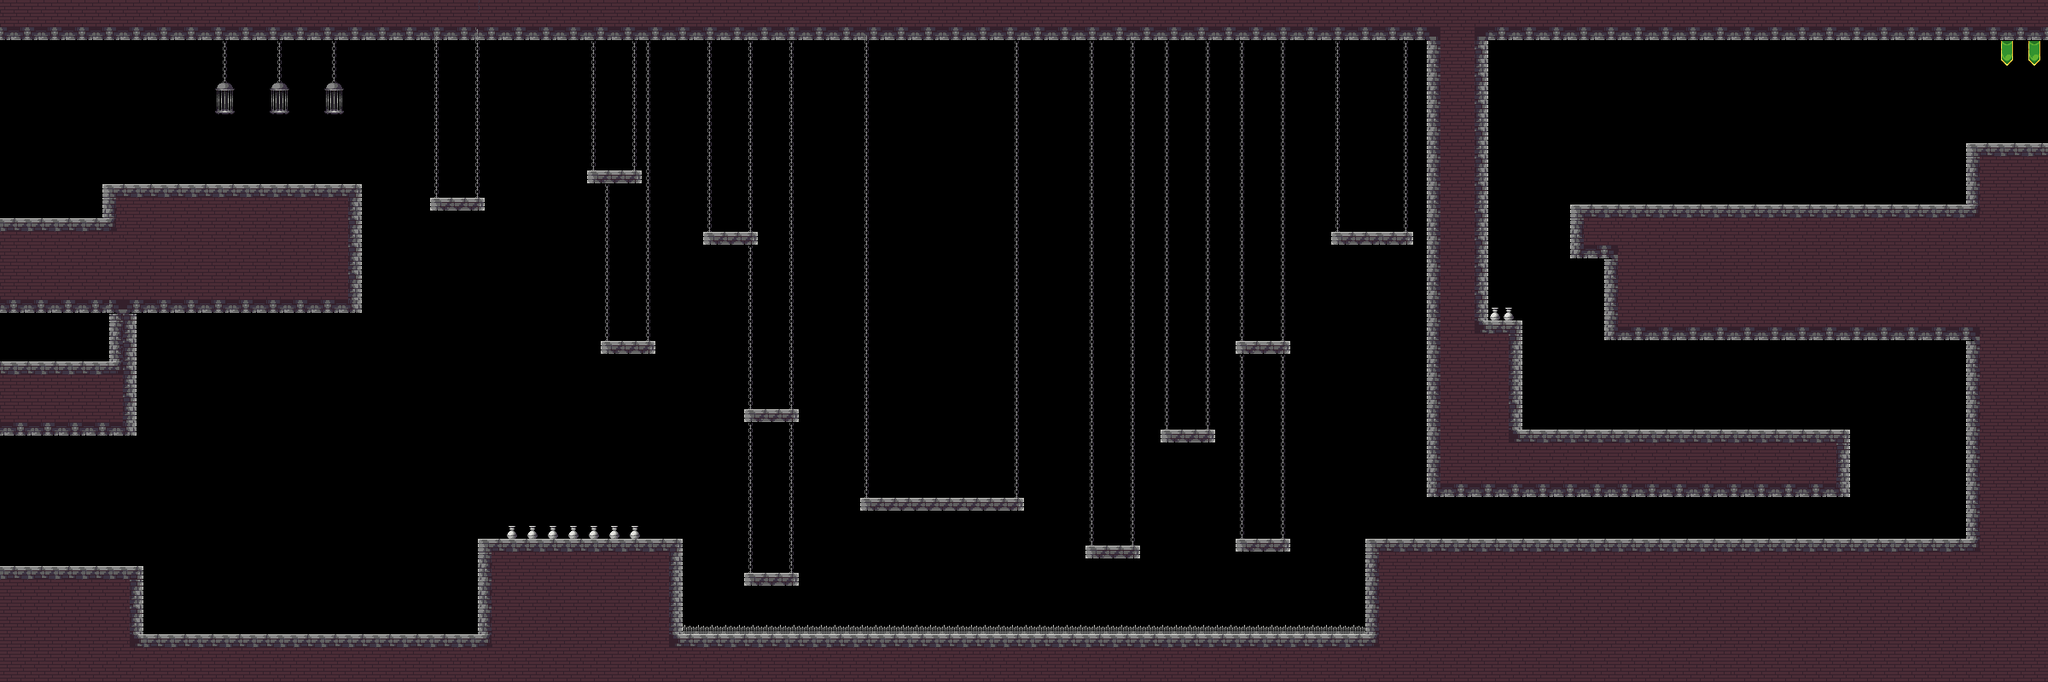

Below is a game level as drawn by its tile map, then a one-line description and the .tmx that defines it (tile-layer data replaced by summaries):
An orthogonal 300x100 tile map with 8x8 px tiles, 2 tile layers (Capa de patrones 1, Capa de patrones 2), 2 tilesets and 54 objects (2x puerta1, Shield, Tutorial_1/1, Hub_World/0, 0, ...).

<map version="1.2" tiledversion="1.3.3" orientation="orthogonal" renderorder="right-down" width="300" height="100" tilewidth="8" tileheight="8" infinite="0" nextlayerid="16" nextobjectid="83">
 <tileset firstgid="1" name="Assets" tilewidth="8" tileheight="8" tilecount="1288" columns="46">
  <image source="Assets.png" width="368" height="224" />
 </tileset>
 <tileset firstgid="1289" name="prueba_castillo" tilewidth="8" tileheight="8" tilecount="10000" columns="100">
  <image source="prueba_castillo.png" width="800" height="800" />
 </tileset>
 <layer id="1" name="Capa de patrones 1" width="300" height="100">
  <data>[30000 cells, 10301 non-empty, 88 distinct tile ids]</data>
 </layer>
 <layer id="2" name="Capa de patrones 2" width="300" height="100">
  <data>[30000 cells, 2253 non-empty, 82 distinct tile ids]</data>
 </layer>
 <objectgroup id="3" name="Hitboxes">
  <object id="3" x="0" y="664" width="168" height="95" />
  <object id="6" x="168" y="744" width="392" height="15.7188" />
  <object id="7" x="560" y="632" width="240" height="112" />
  <object id="9" x="120" y="216" width="304" height="151" />
  <object id="10" x="0" y="424" width="160" height="87" />
  <object id="16" x="798.688" y="744" width="802" height="12.3125" />
  <object id="17" x="1600" y="632" width="720" height="124.364" />
  <object id="18" x="2304" y="382" width="33.3333" height="250" />
  <object id="19" x="0" y="0" width="2400" height="47.0909" />
  <object id="21" x="1672" y="47" width="72" height="536" />
  <object id="22" x="1744" y="376" width="40" height="128" />
  <object id="24" x="1744" y="504" width="424" height="80" />
  <object id="25" x="2304" y="168" width="95.8182" height="94" />
  <object id="26" x="1840" y="240" width="464" height="63" />
  <object id="27" x="1880" y="303" width="424" height="96" />
  <object id="29" x="504" y="232" width="64" height="15" />
  <object id="30" x="688" y="200" width="64" height="15" />
  <object id="31" x="704" y="400" width="64" height="15" />
  <object id="32" x="824" y="272" width="64" height="15" />
  <object id="33" x="872" y="480" width="64" height="15" />
  <object id="34" x="872" y="672" width="64" height="15" />
  <object id="35" x="1008" y="584" width="192" height="15" />
  <object id="36" x="1272" y="640" width="64" height="15" />
  <object id="37" x="1360" y="504" width="64" height="15" />
  <object id="38" x="1448" y="632" width="64" height="15" />
  <object id="39" x="1448" y="400" width="64" height="15" />
  <object id="40" x="1560" y="272" width="96" height="15" />
  <object id="60" x="-83.75" y="664.5" width="84.25" height="49.5" />
  <object id="63" x="-85.5" y="475" width="86.5" height="36" />
  <object id="65" x="2400" y="168" width="68" height="15" />
  <object id="66" x="2400.67" y="33.6667" width="67" height="14" />
 </objectgroup>
 <objectgroup id="4" name="ZonasLetales">
  <object id="41" x="800" y="736" width="800" height="8" />
 </objectgroup>
 <objectgroup id="5" name="Herramientas">
  <object id="43" name="Shield" x="1144" y="568" width="16" height="16" />
 </objectgroup>
 <objectgroup id="14" name="Puertas">
  <object id="59" name="puerta1" x="1712" y="583" width="24" height="49" />
 </objectgroup>
 <objectgroup id="15" name="Palancas">
  <object id="58" name="puerta1" x="1616" y="256" width="16" height="16" />
 </objectgroup>
 <objectgroup id="6" name="1">
  <object id="44" x="320" y="696" width="48" height="48" />
  <object id="48" x="436" y="696" width="48" height="48" />
  <object id="52" x="2000" y="192" width="48" height="48" />
  <object id="55" x="298" y="168" width="48" height="48" />
 </objectgroup>
 <objectgroup id="7" name="2">
  <object id="53" x="200" y="176" width="40" height="40" />
 </objectgroup>
 <objectgroup id="8" name="6">
  <object id="49" x="2231" y="592" width="40" height="40" />
  <object id="50" x="1803" y="464" width="40" height="40" />
  <object id="51" x="2236" y="200" width="40" height="40" />
 </objectgroup>
 <objectgroup id="9" name="Salidas">
  <object id="64" name="Tutorial_1/1" x="-85" y="512" width="49" height="152" />
  <object id="67" name="Hub_World/0" x="2439.97" y="48.3333" width="23.6969" height="119.667" />
 </objectgroup>
 <objectgroup id="10" name="Entradas">
  <object id="56" name="0" x="24" y="640" width="24" height="24" />
  <object id="57" name="1" x="2353" y="144" width="24" height="24" />
 </objectgroup>
 <objectgroup id="11" name="Monedas">
  <object id="68" x="108" y="408" width="16" height="16" />
  <object id="69" x="712" y="384" width="16" height="16" />
 </objectgroup>
 <objectgroup id="12" name="NPC">
  <object id="75" name="tutorial2_cartel1" x="104" y="648" width="16" height="16" />
  <object id="76" name="tutorial2_cartel2" x="1112" y="568" width="16" height="16" />
  <object id="77" name="tutorial2_cartel3" x="1680" y="616" width="16" height="16" />
  <object id="78" name="tutorial2_cartel4" x="136" y="200" width="16" height="16" />
 </objectgroup>
 <objectgroup id="13" name="Metadata">
  <object id="74" name="zona/tutorial" x="-56.6667" y="460" width="0.666667" />
 </objectgroup>
</map>
